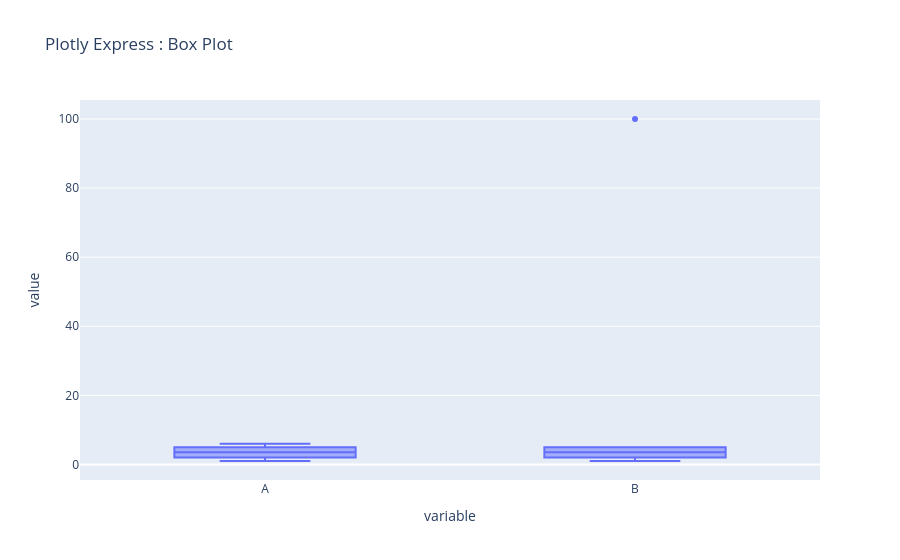

Notebook source saved alongside this figure:
### Code cell
import plotly.express as px

fig = px.box(
    df,
    y=["A", "B"],
    title="Plotly Express : Box Plot"
)

fig.show()

### Figure 1 — Plotly figure (JSON) as saved in the notebook; plotly's stock layout.template omitted (floating-point values rounded to 4 significant figures)
{"data": [{"alignmentgroup": "True", "hovertemplate": "variable=%{x}<br>value=%{y}<extra></extra>", "legendgroup": "", "marker": {"color": "#636efa"}, "name": "", "notched": false, "offsetgroup": "", "orientation": "v", "showlegend": false, "type": "box", "x": ["A", "A", "A", "A", "A", "A", "B", "B", "B", "B", "B", "B"], "x0": " ", "xaxis": "x", "y": [1, 2, 3, 4, 5, 6, 1, 2, 3, 4, 5, 100], "y0": " ", "yaxis": "y"}], "layout": {"boxmode": "group", "legend": {"tracegroupgap": 0}, "title": {"text": "Plotly Express : Box Plot"}, "xaxis": {"anchor": "y", "domain": [0, 1], "title": {"text": "variable"}}, "yaxis": {"anchor": "x", "domain": [0, 1], "title": {"text": "value"}}}}
